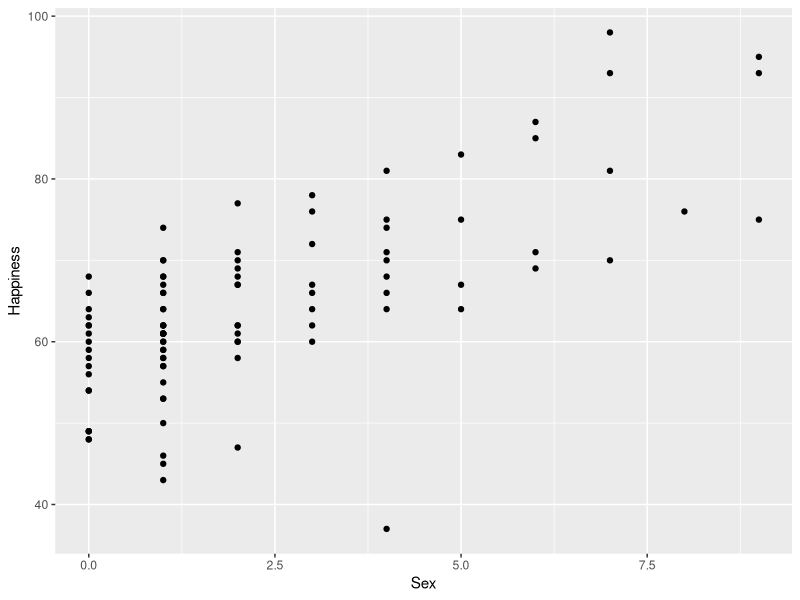

Here is the R script that generated this plot: (Note: this script raises an error after producing the figure.)
## ---- chunk 1
knitr::opts_chunk$set(echo = TRUE)
## ---- chunk 2
library(tidyverse)
library(ggplot2)

taboo <- read.csv("Taboo.csv")

## ---- chunk 3
taboo %>%
  group_by(Gender) %>%
  summarize(avg.sex = mean(Sex)) 
## ---- chunk 4

## ---- chunk 5
ggplot(data = taboo, mapping = aes(x = Sex, y = Happiness)) + geom_point()
## ---- chunk 6
## Happiest
happy.taboo <- arrange(taboo, Happiness)
happiest.female <- filter(happy.taboo, Gender == "F")
happiest.male <- filter(happy.taboo, Gender == "M")

# Saddest
sad.taboo <- arrange(taboo, Happiness)
saddest.female <- filter(sad.taboo, Gender == "F")
saddest.male <- filter(sad.taboo, Gender == "M")

taboo %>%
  filter(between(Gender, M, F)) %>% 
  arrange(Happiness) %>%
  ggplot(mapping = aes(Sex, Happiness)) + geom_point() + 
  geom_point(data = happiest.female, color = "green", size = 2) +
  geom_point(data = happiest.male, color = "green", size = 2) +
  geom_point(data = saddest.female, color = "red", size = 2) +
  geom_point(data = saddest.male, color = "red", size = 2)

## ---- chunk 7
ggplot(data = taboo, mapping = aes(x = Gender, y = Marijuana)) + geom_point()

female <- filter(taboo, Gender == "F")
male <- filter(taboo, Gender == "M")

taboo %>% 
  ggplot(mapping = aes(Marijuana, Gender)) + geom_point() +
    geom_point(data = female, color = "blue", size = 2) +
    geom_point(data = male, color = "green", size = 2)

taboo %>% 
  ggplot(mapping = aes(Gender, Cigarette)) + geom_point() +
    geom_point(data = female, color = "blue", size = 2) +
    geom_point(data = male, color = "green", size = 2)

## ---- chunk 8
no.alc <-  
  taboo %>%
    filter(Alcohol == 0)
few.alc <- 
  taboo %>% 
    filter(Alcohol >= 1 & Alcohol <= 3)
lots.alc <- 
  taboo %>%
    filter(Alcohol > 3)

taboo %>% 
  ggplot(mapping = aes(Salary, Happiness)) + geom_point() + 
    geom_point(data = no.alc, color = "blue", size = 2) +
    geom_point(data = few.alc, color = "green", size = 2) +
    geom_point(data = lots.alc, color = "purple", size = 2)
